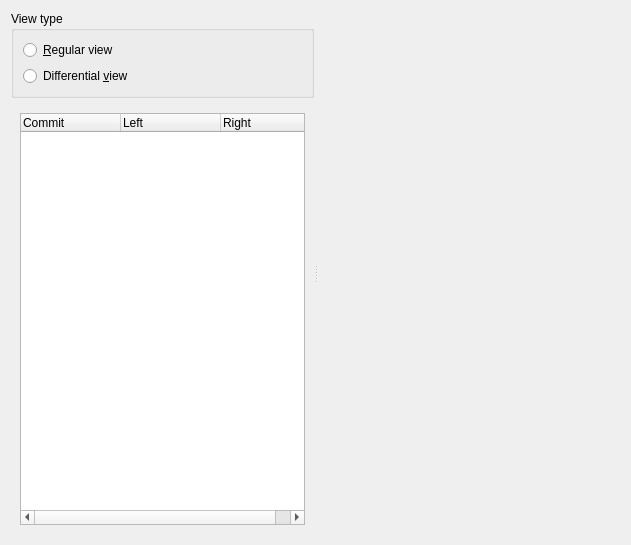
<?xml version="1.0" encoding="UTF-8"?>
<ui version="4.0">
 <class>FileHistoryDialog</class>
 <widget class="QDialog" name="FileHistoryDialog">
  <property name="geometry">
   <rect>
    <x>0</x>
    <y>0</y>
    <width>631</width>
    <height>545</height>
   </rect>
  </property>
  <property name="windowTitle">
   <string>Dialog</string>
  </property>
  <layout class="QVBoxLayout" name="verticalLayout_7">
   <item>
    <widget class="QSplitter" name="splitter">
     <property name="orientation">
      <enum>Qt::Orientation::Horizontal</enum>
     </property>
     <widget class="QWidget" name="layoutWidget">
      <layout class="QVBoxLayout" name="verticalLayout_6">
       <item>
        <widget class="QGroupBox" name="groupBox">
         <property name="title">
          <string>View type</string>
         </property>
         <layout class="QVBoxLayout" name="verticalLayout">
          <item>
           <widget class="QRadioButton" name="radioButtonRegularView">
            <property name="text">
             <string>&amp;Regular view</string>
            </property>
           </widget>
          </item>
          <item>
           <widget class="QRadioButton" name="radioButtonDifferentialView">
            <property name="text">
             <string>Differential &amp;view</string>
            </property>
           </widget>
          </item>
         </layout>
        </widget>
       </item>
       <item>
        <widget class="QStackedWidget" name="stackedWidgetFileSelector">
         <property name="currentIndex">
          <number>1</number>
         </property>
         <widget class="QWidget" name="page_3">
          <layout class="QVBoxLayout" name="verticalLayout_4">
           <item>
            <widget class="QListWidget" name="listWidget"/>
           </item>
          </layout>
         </widget>
         <widget class="QWidget" name="page_4">
          <layout class="QVBoxLayout" name="verticalLayout_5">
           <item>
            <widget class="QTreeWidget" name="treeWidget">
             <property name="rootIsDecorated">
              <bool>false</bool>
             </property>
             <column>
              <property name="text">
               <string>Commit</string>
              </property>
             </column>
             <column>
              <property name="text">
               <string>Left</string>
              </property>
             </column>
             <column>
              <property name="text">
               <string>Right</string>
              </property>
             </column>
            </widget>
           </item>
          </layout>
         </widget>
        </widget>
       </item>
      </layout>
     </widget>
     <widget class="QStackedWidget" name="stackedWidgetFileView">
      <property name="currentIndex">
       <number>1</number>
      </property>
      <widget class="QWidget" name="page">
       <layout class="QVBoxLayout" name="verticalLayout_2">
        <item>
         <widget class="CodeEditor" name="plainTextEdit">
          <property name="readOnly">
           <bool>true</bool>
          </property>
         </widget>
        </item>
       </layout>
      </widget>
      <widget class="QWidget" name="page_2">
       <layout class="QVBoxLayout" name="verticalLayout_3">
        <item>
         <widget class="DiffWidget" name="widgetDiffView" native="true"/>
        </item>
       </layout>
      </widget>
     </widget>
    </widget>
   </item>
  </layout>
 </widget>
 <customwidgets>
  <customwidget>
   <class>CodeEditor</class>
   <extends>QPlainTextEdit</extends>
   <header location="global">widgets/codeeditor.h</header>
  </customwidget>
  <customwidget>
   <class>DiffWidget</class>
   <extends>QWidget</extends>
   <header location="global">widgets/diffwidget.h</header>
   <container>1</container>
  </customwidget>
 </customwidgets>
 <resources/>
 <connections/>
</ui>
